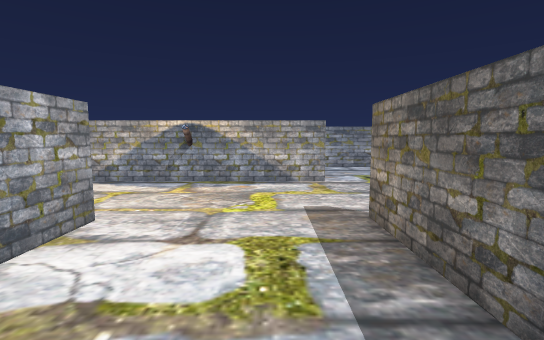
view 1 (above)

13 first-person views from a walk through a scene from a Unity 3-D project. The camera is 1.4 m above the floor, tilts 6° down and sees 85° across. The floor is counted in squares, 1 m on a side. Each view is taken from the middle of a square. On the plan, view 1 faces up. The plan holds only what a view shows up to about 14 squares ahead; the rest is blank. The place goes on beyond the plan. Some surface patterns are stand-ins.

view 2
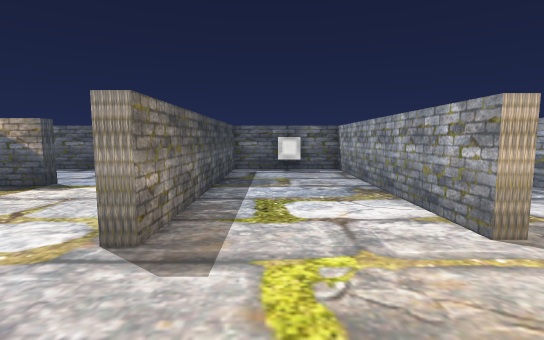

view 3
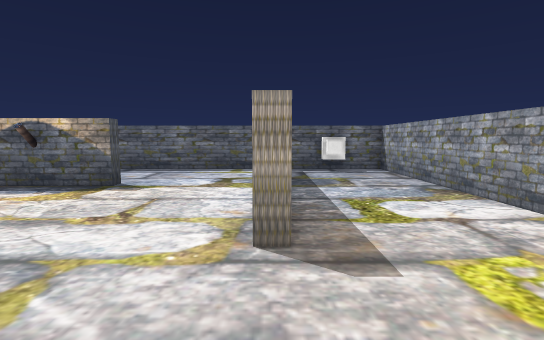

view 4
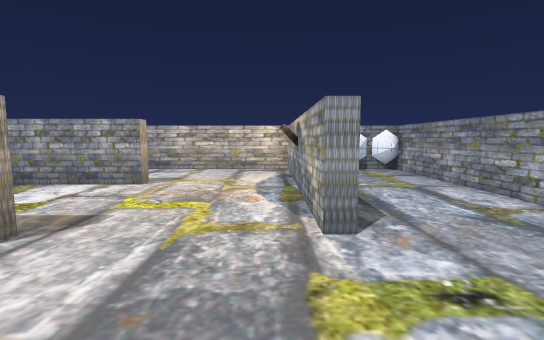

view 5
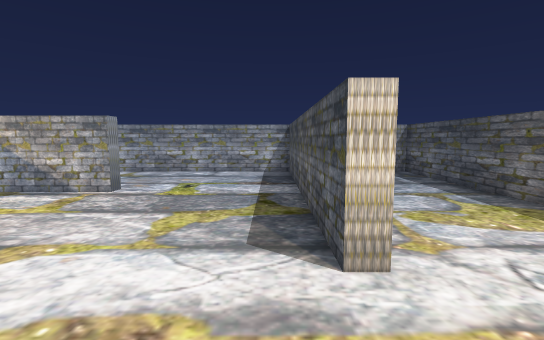

view 6
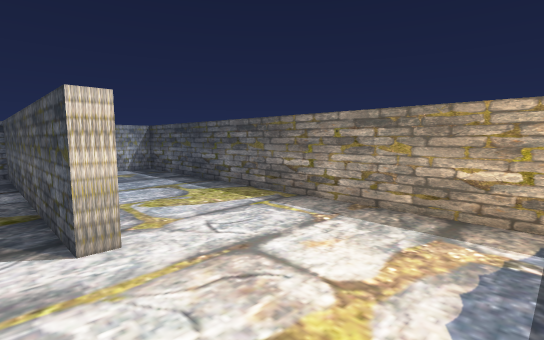

view 7
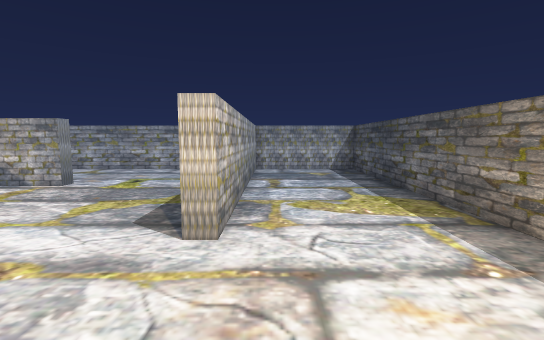

view 8
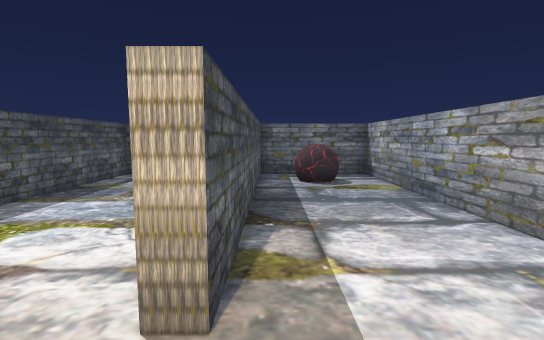

view 9
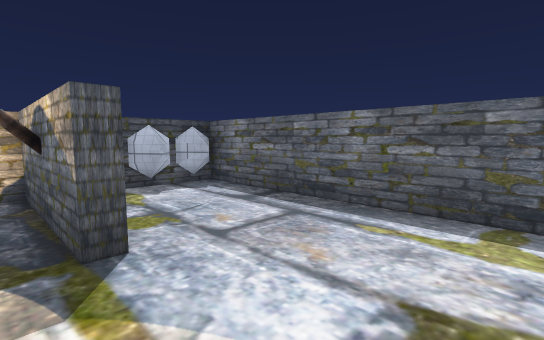

view 10
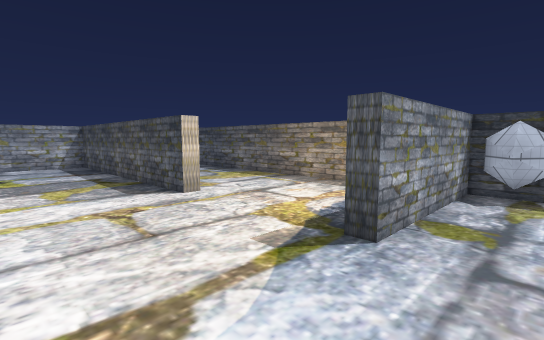

view 11
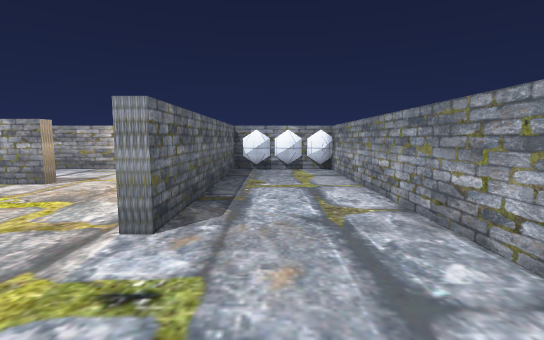

view 12
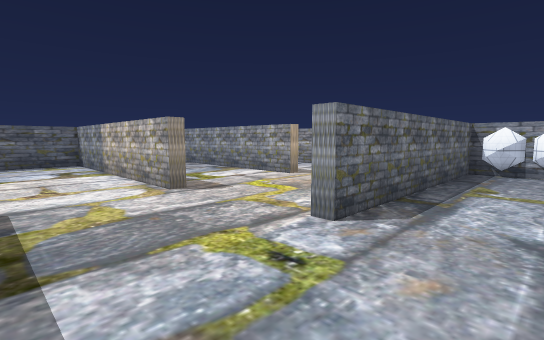

view 13
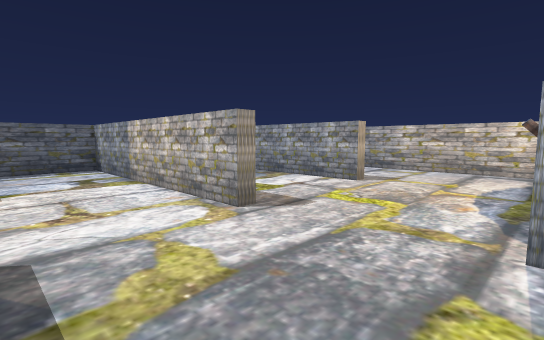

### Floor plan
Points are (right, up) in squares from view 1. A wall is a line through its corners. A room is listed if a view was taken in it or the views show most of it. See-through windows are left out.
Room 1 (views 1, 2, 3, 4, 5, 6, 7, 8, 9, 10, 11, 12, 13)
walls: (7.3, 14.4) (7.3, 5) (6.8, 5) (6.8, 14.8) (-7.8, 14.8) (-7.8, 10.3) (1.8, 10.3) (1.8, 9.8) (-7.8, 9.8) (-7.8, -4.8) (-3.5, -4.8); (-7.3, 11.7) (-7.1, 11.3) (-7.3, 10.9); (-7, 12.7) (-7.8, 12.1); (10.8, -1.2) (11.8, -0.6); (-7.8, 12) (-7.4, 11.5); (-7.8, 12) (-7, 11.4); (-7.3, 13.1) (-7.1, 12.8) (-7.4, 12.3); (-3.6, -4.5) (-3.6, 5) (-3.1, 5) (-3.1, -4.8) (1.7, -4.8) (1.7, 5.3) (2.2, 5.3) (2.2, -4.8) (11.8, -4.8) (11.8, -0.3) (6.8, -0.3) (6.8, 0.2) (11.8, 0.2) (11.8, 14.8) (7.2, 14.8); (-6.9, 14.2) (-7.9, 13.6); (-7, 14.3) (-7.3, 14); (11.6, -1.7) (11, -1.2) (11.2, -0.9); (11.8, -1.5) (11.4, -1); (11.6, -1.8) (11.3, -1.2); (-7.9, 13.5) (-7, 12.9); (11, -2.6) (11.8, -2); (-7.4, 14.2) (-7.8, 13.6); (-7.5, 14.3) (-8, 13.7) (-7.3, 12.8) (-8, 11.8) (-7.5, 11.3); (11.3, -3) (11, -2.6) (11.2, -2.3); (10.8, -4.1) (11.9, -3.4) (11.3, -2.6) (11.7, -2.1); (11, -4.2) (11.3, -3.8); (11.3, -4.1) (11.9, -3.4) (10.9, -2.7)
objects: other object (-6, -3) to (-5, -2); other object (-3, 9); other object (-1, -4); other object (9, 0) to (9, 1)

Where each view was taken, in squares from view 1:
view 1: 0 up, 0 right, facing up
view 2: 9 up, 0 right, facing down
view 3: 9 up, 2 right, facing down
view 4: 9 up, 6 right, facing left
view 5: 2 up, 6 right, facing up
view 6: 1 up, 6 right, facing up-right
view 7: 1 up, 8 right, facing up
view 8: 7 up, 4 left, facing down
view 9: 1 up, 3 right, facing down-right
view 10: 2 down, 3 right, facing up-right
view 11: 12 up, 6 right, facing left
view 12: 13 up, 6 right, facing down-left
view 13: 10 up, 6 right, facing down-left
